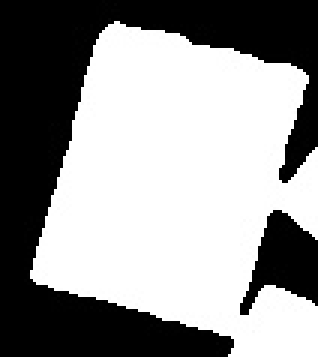
#> input picture img/tmp47.jpg, 106 x 119 px (shown 3 times larger)
$ python tmp2.py
#> lines starting #> are read from the running program, lines starting #| are printed output that depends on the picture; after the words box and inside, x2 and y2 are one past the last pixel; in counts of white or black regions, pixels touching at a corner belong together; long printed decimals are rounded
import cv2
import numpy as np
import math

def FindIOU(binary , largest_contour , box_point): # box_point : np.ndarray
    y_boundary , x_boundary = list(map(lambda x : x-1 , binary.shape))
    check_x = np.where(box_point[:,0] > x_boundary , True , False )
    check_y = np.where(box_point[:,1] > y_boundary , True , False)
    # [4 lines of commented-out code are left out]

    if any(check_x) or any(check_y):
        print("범위 초과!")
        box_point_max = np.max(box_point , axis = 0)
        intersection = np.zeros(shape=(box_point_max[1] , box_point_max[0]))
    else : intersection = np.zeros_like(binary)

    cv2.drawContours(intersection, [largest_contour], -1, 255, thickness=cv2.FILLED)
    largest_contour_area = np.sum(intersection)/255

    intersection[:,:]=0
    cv2.drawContours(intersection, [box_point], -1, 255, thickness=cv2.FILLED)
    box_contour_area=np.sum(intersection)/255

    cv2.drawContours(intersection, [largest_contour], -1, 255, thickness=cv2.FILLED)
    union_area = np.sum(intersection)/255
    intersection_area = largest_contour_area +box_contour_area - np.sum(intersection)/255
    IOU = round(intersection_area/union_area , 2)
    # [4 lines of commented-out code are left out]
    print("IOU" , IOU)
    return IOU

def FindFourPoint(corner_image , HEIGHT , WIDTH , exception = False ):
# corner_image processing
    kernel = cv2.getStructuringElement(cv2.MORPH_RECT, (3,3))
    corner_image = cv2.morphologyEx(corner_image , cv2.MORPH_CLOSE , kernel=kernel , iterations=3)
    y, x = np.where(corner_image ==255)

    ### 최상단 점 찾기 (p1)
    min_y  = min(y)
    min_y_index = np.where(y == min_y)
    min_x = min(x[min_y_index])
    p1 = min_x , min_y

    ### x값이 가장 작은 경우(p2) y가 가장 작은 경우
    min_x  = min(x)
    min_x_index = np.where(x == min_x)
    min_y = min(y[min_x_index])
    p2 = (min_x , min_y)

    ### 경계의 하단 부이면서 x가 가장 작은 경우 (p3)
    BotomY_index = np.where(y == HEIGHT-1)
    BotomX = min(x[BotomY_index])
    p3 = (BotomX , HEIGHT-1)

    ### 경계의 우측 부이면서 y가 가장 작은 경우 (p4)
    RightX_index = np.where(x == WIDTH-1)
    RightY = min(y[RightX_index])
    p4 = (WIDTH-1 , RightY)
    return p1,p2,p3,p4

def FindLargeContour_BoxPoint(image):
    '''
    input : binary_image
    output : largest_contour , box_point
    '''
    contours, _ = cv2.findContours(image, cv2.RETR_EXTERNAL, cv2.CHAIN_APPROX_SIMPLE)
    largest_contour = max(contours, key=cv2.contourArea)
    rect = cv2.minAreaRect(largest_contour)
    box_point = cv2.boxPoints(rect)
    return  largest_contour , box_point

# [21 lines left out: function FindAngle, not called in this run]


def FindAngleAndLength(iamge, reference_point , depth_rect_3channel , direction, exception = False ): # 영역 예외가 발생한 경우 (가로 영역을 늘리고, 세로 영역을 늘린 경우 exception = True)
        kernel = cv2.getStructuringElement(cv2.MORPH_RECT, (3,3))
        corner_image = cv2.morphologyEx(iamge , cv2.MORPH_CLOSE , kernel=kernel , iterations=3)
        y,x = np.where(corner_image ==255)
        if exception is True:
            print("예외 발생에 대한 end , start 지점 설정")
            end = int(depth_rect_3channel.shape[1]*0.5)
            start = int((end - reference_point[0])*0.6) + reference_point[0]
        else :
            if direction == "DOWN":
                if reference_point[0] > depth_rect_3channel.shape[1] / 4:
                    print("reference_point[0] > depth_rect_3channel.shape[1] / 4")
                    end = int(depth_rect_3channel.shape[1]*0.8)
                    # end = depth_rect_3channel.shape[1]
                    start = int((end - reference_point[0])*0.6) + reference_point[0]
                else:
                    print("reference_point[0] < depth_rect_3channel.shape[1] / 4")
                    end = int(depth_rect_3channel.shape[1]*0.7)
                    start = int((end - reference_point[0])*0.8) + reference_point[0]
            else :# direction : UP
                end = int(depth_rect_3channel.shape[1]*0.5)
                start = int((end - reference_point[0])*0.6) + reference_point[0]


        candidate = range(start , end ,2)
        final_angle = 0
        candidate_list = [reference_point[1] if direction== 'UP' else reference_point[0]]
        cv2.circle(depth_rect_3channel , reference_point , 3 , (0,0,255) , -1)
        for idx , i in enumerate(candidate):
            RightX_index = np.where(x == i)
            if len(RightX_index)==0:
                print("i값에 해당되는 RightX_index 없음")
                break
            RightY = min(y[RightX_index])
            RightPoint = (i , RightY)

            ## down에 대한 범위 벗어난 경우를 어떻게 처리하면 될까나?
            RightY_index = np.where(y==(RightY))
            next_X = max(x[RightY_index])
            # print("현재 좌표 : " , RightPoint)
            # print("다음 X값:" , next_X)

            if direction =='UP':
                if candidate_list[-1] >= RightY:
                    candidate_list.append(RightY)
                else:
                    continue
            elif direction =='DOWN':
                if True:
                    # print(candidate_list[-1] , next_X)
                    candidate_list.append(next_X)
                else:
                    print("다음 X값이 이전보다 작아집니다. ")
                    continue
            angle = math.atan2(-(RightPoint[1] - reference_point[1]) , RightPoint[0] - reference_point[0])*180/math.pi
            print(angle)
            cv2.circle(depth_rect_3channel , RightPoint , 3 , (255,0,0) , -1)
            final_angle += angle
        assert len(candidate_list)-1 >=1 , print("적합한 후보 없음")
        # [46 lines of commented-out code are left out]
        final_angle /= (len(candidate_list)-1)
        print("total후보 갯수 : " , len(candidate) , "선정 후보 갯수" ,len(candidate_list)-1 , candidate_list)
        print("mean angle : " , final_angle)
        if final_angle <0:
            ################################# 여기서 self.spare_roi와 refrence_point[1] 중 작은 값으로 spare값으로 설정해보는 것도 좋을 듯??
            print(f"mean_angle : {final_angle} , reference_point : {reference_point} , reference_point[1] : {reference_point[1]} , spare_roi :{spare_roi}")

            spare = reference_point[1]

            new_slice = depth_rect_3channel[spare:depth_rect_3channel.shape[0]-spare , spare: depth_rect_3channel.shape[1]-spare].copy()

            reference_point = (lambda x : x-reference_point[1])(reference_point)

            RightSidePoint = new_slice.shape[1]-1 , ((new_slice.shape[1]-1) - reference_point[0])*math.tan(math.radians(-final_angle))
            RightSidePoint = np.int16(RightSidePoint)
            LeftSidePoint = 0 , (reference_point[0])*math.tan(math.radians(90-abs(final_angle)))
            LeftSidePoint = np.int16(LeftSidePoint)
            LastPoint = math.sqrt( ((RightSidePoint[0])-reference_point[0])**2 + (RightSidePoint[1] - reference_point[1])**2)*math.cos(math.radians(-final_angle)) , new_slice.shape[0]-1
            LastPoint = np.int16(LastPoint)
            if LeftSidePoint[1] > new_slice.shape[0]:
                print("오류발생 !! , LastPoint " , LeftSidePoint , "Image.shape" , new_slice.shape)
                LeftSidePoint = spare , depth_rect_3channel.shape[0]-math.sqrt( ((RightSidePoint[0])-reference_point[0])**2 + (RightSidePoint[1] - reference_point[1])**2)*math.sin(math.radians(-final_angle))-(spare+2)
                LeftSidePoint = np.int16(LeftSidePoint)
                print(LeftSidePoint)
            print("LeftSide , LastPoint 사이 각도 : " , math.atan2(-(LastPoint[1] - LeftSidePoint[1]) , LastPoint[0] - LeftSidePoint[0])*180/math.pi)
            WidthLength =  math.sqrt( ((RightSidePoint[0])-reference_point[0])**2 + (RightSidePoint[1] - reference_point[1])**2)
            HeightLenght = math.sqrt((LeftSidePoint[0]-reference_point[0])**2 + (LeftSidePoint[1]- reference_point[1])**2)
            print("RightSide와 reference_point 길이 : " , WidthLength)
            print("LeftSide와 reference_point  길이 : " , HeightLenght)

            if WidthLength > HeightLenght:
                # final_angle  = abs(final_angle)+90
                final_angle  = 180 - abs(final_angle)
            else :
                # final_angle  = abs(final_angle)
                final_angle  = 90 - abs(final_angle)
            cv2.line(new_slice , reference_point , RightSidePoint , (0,255,0) ,2)
            cv2.line(new_slice, reference_point , LeftSidePoint , (0,255,0) , 2)
            cv2.line(new_slice, LeftSidePoint , LastPoint , (0,255,0) , 2)


        else :
            ################################# 여기서 self.spare_roi와 refrence_point[0] 중 작은 값으로 spare값으로 설정해보는 것도 좋을 듯??
            print(f"final_angle : {final_angle} , reference_point : {reference_point} , reference_point[0] : {reference_point[0]} , spare_roi :{spare_roi}")

            spare = reference_point[0]

            new_slice = depth_rect_3channel[spare:depth_rect_3channel.shape[0]-spare , spare: depth_rect_3channel.shape[1]-spare]
            reference_point = (lambda x : x-reference_point[0])(reference_point)
            ## RightSidePoint 구할 때 여유분 +2 더함.
            RightSidePoint = (reference_point[1]+2)/math.tan(math.radians(final_angle)) , 0
            RightSidePoint = np.int16(RightSidePoint)

            BotomPoint = (new_slice.shape[0]-1-reference_point[1])*math.tan(math.radians(final_angle)),  new_slice.shape[0] -1
            BotomPoint = np.int16(BotomPoint)

            LastPoint = math.sqrt( ((RightSidePoint[0])-reference_point[0])**2 + (RightSidePoint[1] - reference_point[1])**2)*math.cos(math.radians(final_angle))+BotomPoint[0] , (new_slice.shape[0]-1)-math.sqrt( ((RightSidePoint[0])-reference_point[0])**2 + (RightSidePoint[1] - reference_point[1])**2)*math.sin(math.radians(final_angle))
            LastPoint = np.int16(LastPoint)

            WidthLength =   math.sqrt( ((RightSidePoint[0])-reference_point[0])**2 + (RightSidePoint[1] - reference_point[1])**2)
            HeightLenght = math.sqrt((BotomPoint[0]-reference_point[0])**2 + (BotomPoint[1]- reference_point[1])**2)
            print("RightSide와 reference_point 길이 : " , WidthLength)
            print("BotomPoint와 reference_point  길이 : " , HeightLenght)

            if WidthLength > HeightLenght:
                final_angle  = final_angle
            else :
                final_angle  = final_angle+90
            cv2.line(new_slice , reference_point , RightSidePoint , (0,255,0) ,2)
            cv2.line(new_slice, reference_point , BotomPoint , (0,255,0) , 2)
            cv2.line(new_slice, BotomPoint , LastPoint , (0,255,0) , 2)

        return final_angle , new_slice


image = cv2.imread("./img/tmp47.jpg")
#> image is the input picture: shape (119, 106, 3); min 0, max 255, mean 147.9
depth_rect_one_channel = cv2.cvtColor(image , cv2.COLOR_BGR2GRAY)
_, depth_rect_one_channel = cv2.threshold(depth_rect_one_channel, 128, 255, cv2.THRESH_BINARY)
#> depth_rect_one_channel: shape (119, 106); 58% white; 2 black regions, box (x1, y1, x2, y2) and area: (0, 0, 106, 119) 4787, (80, 70, 106, 105) 508
depth_rect_3channel = cv2.cvtColor(depth_rect_one_channel, cv2.COLOR_GRAY2BGR)
#> depth_rect_3channel: shape (119, 106, 3); 58% white; 2 black regions
spare_roi =3

largest_contour , box_point = FindLargeContour_BoxPoint(depth_rect_one_channel)
#> in FindLargeContour_BoxPoint, `contours, _ = cv2.findContours(image, cv2.RETR_EXTERNAL, cv2.CHAIN_APP..`: contours = 1 contour; box (x1, y1, x2, y2) and area: (10, 7, 106, 119) 7105
#> in FindLargeContour_BoxPoint, `largest_contour = max(contours, key=cv2.contourArea)`: largest_contour = contour of 197 points, box (x1, y1, x2, y2) (10, 7, 106, 119), area 7105
#> in FindLargeContour_BoxPoint, `rect = cv2.minAreaRect(largest_contour)`: rect = ((68.05, 64.65), (98.86, 99.17), -74.88)
#> in FindLargeContour_BoxPoint, `box_point = cv2.boxPoints(rect)`: box_point = [[103, 125.3], [7.29, 99.43], [33.08, 4], [128.8, 29.87]]
        ######  boxPoint 근사화
box_int = np.intp(np.round(box_point)) # box 좌표 정수화
#> box_int = [[103, 125], [7, 99], [33, 4], [129, 30]]
IOU = FindIOU(depth_rect_one_channel , largest_contour , box_int)
#> in FindIOU, `check_x = np.where(box_point[:,0] > x_boundary , True , False )`: check_x = [False, False, False, True]
#> in FindIOU, `check_y = np.where(box_point[:,1] > y_boundary , True , False)`: check_y = [True, False, False, False]
#> in FindIOU, `box_point_max = np.max(box_point , axis = 0)`: box_point_max = [129, 125]
#> in FindIOU, `cv2.drawContours(intersection, [largest_contour], -1, 255, thickness=c..`:
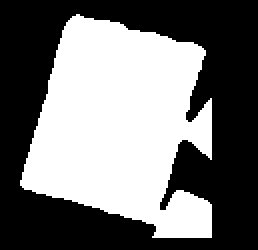
#> intersection: shape (125, 129) float64 (shown 2 times larger); 45.4% white; 1 white region, box (x1, y1, x2, y2) and area: (10, 7, 106, 119) 7319
#> in FindIOU, `largest_contour_area = np.sum(intersection)/255`: largest_contour_area = 7319
#> in FindIOU, `cv2.drawContours(intersection, [box_point], -1, 255, thickness=cv2.FIL..`:
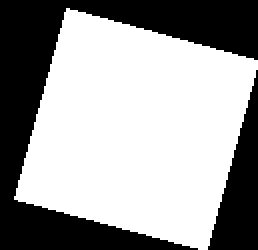
#> intersection: shape (125, 129) float64 (shown 2 times larger); 61.6% white; 2 black regions, box (x1, y1, x2, y2) and area: (0, 0, 129, 125) 5034, (104, 35, 129, 125) 1150
#> in FindIOU, `box_contour_area=np.sum(intersection)/255`: box_contour_area = 9941
#> in FindIOU, `intersection_area = largest_contour_area +box_contour_area - np.sum(in..`: intersection_area = 7319
#> in FindIOU, `IOU = round(intersection_area/union_area , 2)`: IOU = 0.74
#| IOU 0.74
#> IOU = 0.74

if IOU > 0.9: # box_point로 찾기
    angle , add_90angle = FindAngle(box_int)
    new_slice = None
    print(angle)
else :
    ## largest_contour만을 남겨두고 나머지는 삭제
    depth_rect_one_channel = np.zeros_like(depth_rect_one_channel)
    cv2.fillPoly(depth_rect_one_channel , [largest_contour] , 255)

    HEIGHT , WIDTH =  list(map(lambda x : int(x) , (depth_rect_one_channel.shape[0]*0.5 , depth_rect_one_channel.shape[1]*0.5)))
    corner_image = depth_rect_one_channel[:HEIGHT , :WIDTH]
#> corner_image: shape (59, 53); 42.4% white; 1 white region, box (x1, y1, x2, y2) and area: (20, 7, 53, 59) 1327
    kernel = cv2.getStructuringElement(cv2.MORPH_RECT, (3,3))
    p1, p2 ,p3,p4 = FindFourPoint(corner_image , HEIGHT , WIDTH )
#> in FindFourPoint, `y, x = np.where(corner_image ==255)`: y = 1327 values from 7 to 58; x = 1327 values, max 52 at index 38, min 20 at index 1228, mean 38.9
#> in FindFourPoint, `min_y  = min(y)`: min_y = 7
#> in FindFourPoint, `min_y_index = np.where(y == min_y)`: min_y_index = ([0, 1],)
#> in FindFourPoint, `min_x = min(x[min_y_index])`: min_x = 38
#> in FindFourPoint, `p1 = min_x , min_y`: p1 = (38, 7)
#> in FindFourPoint, `min_x  = min(x)`: min_x = 20
#> in FindFourPoint, `min_x_index = np.where(x == min_x)`: min_x_index = ([1228, 1261, 1294],)
#> in FindFourPoint, `min_y = min(y[min_x_index])`: min_y = 56
#> in FindFourPoint, `p2 = (min_x , min_y)`: p2 = (20, 56)
#> in FindFourPoint, `BotomX = min(x[BotomY_index])`: BotomX = 20
#> in FindFourPoint, `p3 = (BotomX , HEIGHT-1)`: p3 = (20, 58)
#> in FindFourPoint, `RightY = min(y[RightX_index])`: RightY = 10
#> in FindFourPoint, `p4 = (WIDTH-1 , RightY)`: p4 = (52, 10)
#> p1 = (38, 7); p2 = (20, 56); p3 = (20, 58); p4 = (52, 10)

    if p1[0] < p4[0] and p2[0] == p3[0]: # 좌측 상단에 최고점 존재(p1) => 구하고자 하는 각도 음수
        print("좌측 상단 최고점 p1존재")
        corner_image = cv2.morphologyEx(depth_rect_one_channel , cv2.MORPH_CLOSE , kernel=kernel , iterations=3)
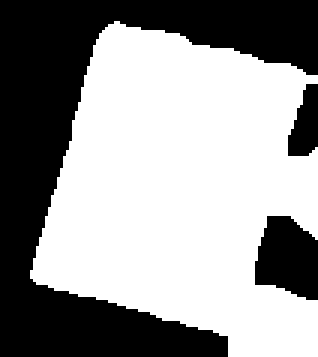
#> corner_image: shape (119, 106) (shown 3 times larger); 59% white; 3 black regions, box (x1, y1, x2, y2) and area: (0, 0, 106, 119) 4543, (85, 72, 106, 100) 451, (96, 28, 106, 52) 173
        final_angle , new_slice = FindAngleAndLength(corner_image, p1 ,depth_rect_3channel , direction='DOWN')
#> in FindAngleAndLength, `y,x = np.where(corner_image ==255)`: y = 7447 values from 7 to 118; x = 7447 values, max 105 at index 821, min 10 at index 5874, mean 60.68
#> in FindAngleAndLength, `start = int((end - reference_point[0])*0.6) + reference_point[0]`: start = 65
#> in FindAngleAndLength, `candidate_list = [reference_point[1] if direction== 'UP' else referenc..`: candidate_list = [38]
#> in FindAngleAndLength, `cv2.circle(depth_rect_3channel , reference_point , 3 , (0,0,255) , -1)`:
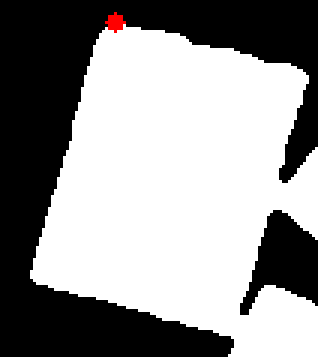
#> depth_rect_3channel: shape (119, 106, 3) (shown 3 times larger); mean B, G, R 147.7, 147.7, 148.3
#> the loop in FindAngleAndLength, `for idx , i in enumerate(candidate):` made 10 passes
#> (RightY, RightPoint, next_X, angle, final_angle) on passes 1 to 8: (15, (65, 15), 69, -16.5, -16.5), (15, (67, 15), 69, -15.42, -31.93), (15, (69, 15), 69, -14.47, -46.4), (16, (71, 16), 77, -15.26, -61.65), (16, (73, 16), 77, -14.42, -76.07), (16, (75, 16), 77, -13.67, -89.74), (16, (77, 16), 77, -12.99, -102.7), (17, (79, 17), 79, -13.71, -116.4)
#> (printed output is left out)
#> after the loop in FindAngleAndLength, `for idx , i in enumerate(candidate):`:
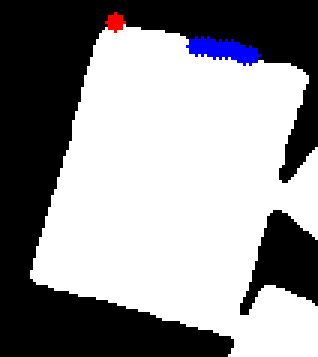
#> depth_rect_3channel: shape (119, 106, 3) (shown 3 times larger); 1.11% of pixels changed, all inside (x1, y1, x2, y2) = (62, 12, 87, 22)
#> after the loop in FindAngleAndLength, `for idx , i in enumerate(candidate):`: candidate_list = [38, 69, 69, 69, 77, 77, 77, 77, 79, 83, 83]; final_angle = -144.5
#> in FindAngleAndLength, `final_angle /= (len(candidate_list)-1)`: final_angle = -14.45
#| total후보 갯수 :  10 선정 후보 갯수 10 [38, 69, 69, 69, 77, 77, 77, 77, 79, 83, 83]
#| mean angle :  -14.453
#| mean_angle : -14.453 , reference_point : (38, 7) , reference_point[1] : 7 , spare_roi :3
#> in FindAngleAndLength, `spare = reference_point[1]`: spare = 7
#> in FindAngleAndLength, `new_slice = depth_rect_3channel[spare:depth_rect_3channel.shape[0]-spa..`:
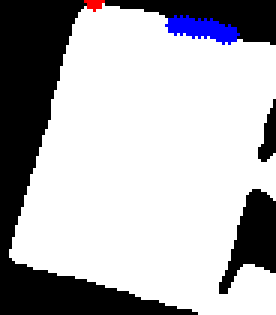
#> new_slice: shape (105, 92, 3) (shown 3 times larger); mean B, G, R 181.4, 177.7, 178.2
#> in FindAngleAndLength, `reference_point = (lambda x : x-reference_point[1])(reference_point)`: reference_point = [31, 0]
#> in FindAngleAndLength, `RightSidePoint = new_slice.shape[1]-1 , ((new_slice.shape[1]-1) - refe..`: RightSidePoint = (91, 15.46)
#> in FindAngleAndLength, `RightSidePoint = np.int16(RightSidePoint)`: RightSidePoint = [91, 15]
#> in FindAngleAndLength, `LeftSidePoint = 0 , (reference_point[0])*math.tan(math.radians(90-abs(..`: LeftSidePoint = (0, 120.3)
#> in FindAngleAndLength, `LeftSidePoint = np.int16(LeftSidePoint)`: LeftSidePoint = [0, 120]
#> in FindAngleAndLength, `LastPoint = math.sqrt( ((RightSidePoint[0])-reference_point[0])**2 + (..`: LastPoint = (59.89, 104)
#> in FindAngleAndLength, `LastPoint = np.int16(LastPoint)`: LastPoint = [59, 104]
#| 오류발생 !! , LastPoint  [  0 120] Image.shape (105, 92, 3)
#> in FindAngleAndLength, `LeftSidePoint = spare , depth_rect_3channel.shape[0]-math.sqrt( ((Righ..`: LeftSidePoint = (7, 94.56)
#> in FindAngleAndLength, `LeftSidePoint = np.int16(LeftSidePoint)`: LeftSidePoint = [7, 94]
#| [ 7 94]
#| LeftSide , LastPoint 사이 각도 :  -10.886
#> in FindAngleAndLength, `WidthLength =  math.sqrt( ((RightSidePoint[0])-reference_point[0])**2 ..`: WidthLength = 61.85
#> in FindAngleAndLength, `HeightLenght = math.sqrt((LeftSidePoint[0]-reference_point[0])**2 + (L..`: HeightLenght = 97.02
#| RightSide와 reference_point 길이 :  61.847
#| LeftSide와 reference_point  길이 :  97.015
#> in FindAngleAndLength, `final_angle  = 90 - abs(final_angle)`: final_angle = 75.55
#> in FindAngleAndLength, `cv2.line(new_slice, LeftSidePoint , LastPoint , (0,255,0) , 2)`:
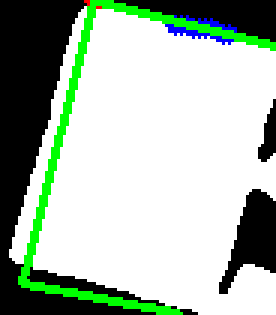
#> new_slice: shape (105, 92, 3) (shown 3 times larger); mean B, G, R 171.2, 185.5, 169.4
#> final_angle = 75.55

    elif p1[1] == p4[1] and p2[0] < p3[0]: # 좌측 상단에 x값이 가장 작은 점이 있음(p2) => 구하고자 하는 각도 양수
        ## p2를 기준으로 다시 영역을 설정한 뒤 각도 계산
        print("좌측 상단 x값 가장 작음(p2)")
        corner_image = cv2.morphologyEx(depth_rect_one_channel , cv2.MORPH_CLOSE , kernel=kernel , iterations=3)
        final_angle, new_slice = FindAngleAndLength(corner_image, p2 ,depth_rect_3channel , direction='UP')

    elif p1[0] < p4[0]  and p2[0] != p3[0] :# tmp17 , 19.jpg 같은 경우 반전 짤랐는데 꼭짓점이 2개 있는 경우 (첫번째 case의 변형)
        print("꼭짓점 2개 발견")
        corner_image = cv2.morphologyEx(depth_rect_one_channel , cv2.MORPH_CLOSE , kernel=kernel , iterations=3)
        final_angle , new_slice = FindAngleAndLength(corner_image, p1 ,depth_rect_3channel, direction='DOWN')
    else : # 좌측을 더 넓게 탐색
        print("예외 경우, 영역 재탐색 (width 감소 , height 증가)")
        HEIGHT , WIDTH=  list(map(lambda x : int(x) , (depth_rect_one_channel.shape[0]*0.7 , depth_rect_one_channel.shape[1]*0.3)))
        corner_image = depth_rect_one_channel[:HEIGHT , :WIDTH]
        p1,p2,p3,p4 = FindFourPoint(corner_image , HEIGHT , WIDTH)
        if p1[0] < p4[0] and p2[0] == p3[0]: # 좌측 상단에 최고점 존재(p1) => 구하고자 하는 각도 음수
            ## p1을 기준으로 다시 영역을 설정한 뒤 각도 계산
            print("좌측 상단 최고점 p1존재")
            corner_image = cv2.morphologyEx(depth_rect_one_channel , cv2.MORPH_CLOSE , kernel=kernel , iterations=3)
            final_angle , new_slice = FindAngleAndLength(corner_image, p1 ,depth_rect_3channel ,direction='DOWN', exception=True)

        elif p1[1] == p4[1] and p2[0] < p3[0]: # 좌측 상단에 x값이 가장 작은 점이 있음(p2) => 구하고자 하는 각도 양수
            ## p2를 기준으로 다시 영역을 설정한 뒤 각도 계산
            print("좌측 상단 x값 가장 작음(p2)")
            corner_image = cv2.morphologyEx(depth_rect_one_channel , cv2.MORPH_CLOSE , kernel=kernel , iterations=3)
            final_angle, new_slice = FindAngleAndLength(corner_image, p2 ,depth_rect_3channel,direction='UP' , exception=True)

    print(f"fianl_angle : {round(final_angle,1)}")
#| fianl_angle : 75.5


if isinstance(new_slice , np.ndarray):
    cv2.imshow("new" , new_slice)
else:
    cv2.drawContours(depth_rect_3channel , [box_int] , -1 , (255,0,0) , 2)
    cv2.drawContours(depth_rect_3channel , [largest_contour] , -1 , (0,0,255) , 2)

cv2.imshow('depth_rect_one_channel', depth_rect_one_channel)
cv2.imshow('Corners2', depth_rect_3channel)
cv2.waitKey()
cv2.destroyAllWindows()
